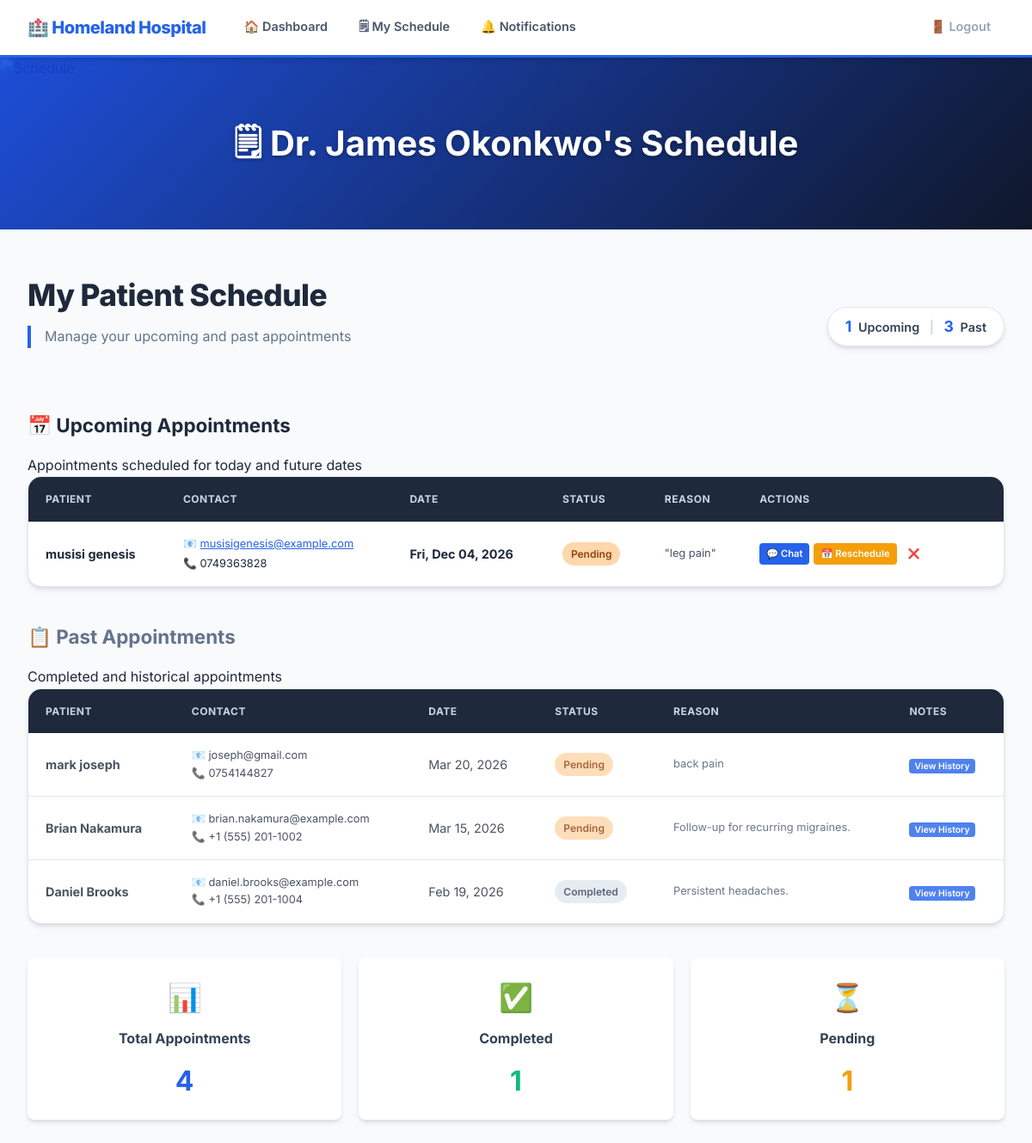
The app's page /doctor_appointments.php (signed in) with its own data.
### tables this page shows
CREATE TABLE `appointments` (
  `id` int(11) NOT NULL,
  `patient_id` int(11) NOT NULL,
  `doctor_id` int(11) NOT NULL,
  `appointment_date` date NOT NULL,
  `message` text DEFAULT NULL,
  `status` enum('pending','confirmed','cancelled','completed') NOT NULL DEFAULT 'pending',
  `created_at` timestamp NOT NULL DEFAULT current_timestamp()
);

CREATE TABLE `patients` (
  `id` int(11) NOT NULL,
  `name` varchar(120) NOT NULL,
  `email` varchar(180) NOT NULL,
  `password` varchar(255) NOT NULL,
  `phone` varchar(30) DEFAULT NULL,
  `created_at` timestamp NOT NULL DEFAULT current_timestamp()
);

### doctor_appointments.php (the view, shortened to what this page needs)
<?php
include "config.php";
$doctor_id = (int)$_SESSION['user_id'];
$doctor_name = htmlspecialchars($_SESSION['user_name']);
$sql = "SELECT
            a.id,
            a.appointment_date,
            a.message,
            a.status,
            p.id AS patient_id,
            p.name AS patient_name,
            p.email AS patient_email,
            p.phone AS patient_phone
        FROM appointments a
        JOIN patients p ON a.patient_id = p.id
        WHERE a.doctor_id = $doctor_id
        ORDER BY a.appointment_date DESC";
$result = mysqli_query($conn, $sql);
$upcoming = [];
$past = [];
$today = date('Y-m-d');
if ($result && mysqli_num_rows($result) > 0) {
    while ($row = mysqli_fetch_assoc($result)) {
        if ($row['appointment_date'] >= $today) {
            $upcoming[] = $row;
        } else {
            $past[] = $row;
        }
    }
}
$total_appointments = count($upcoming) + count($past);
?>
<!DOCTYPE html>
<html lang="en">
<head>
    <link rel="stylesheet" href="style.css">
</head>
<body>
<nav>
    <span class="nav-brand">🏥 Homeland Hospital</span>
    <a href="dashboard.php">🏠 Dashboard</a>
    <a href="doctor_appointments.php" class="active">🗒 My Schedule</a>
    <a href="notifications.php">🔔 Notifications</a>
    <a href="logout.php" class="nav-logout">🚪 Logout</a>
</nav>
<div class="banner">
    <img src="https://images.unsplash.com/photo-1612349317150-e413f6a5b16d?w=1200&auto=format&fit=crop&q=70" alt="Schedule">
    <h2>🗒 Dr. <?php echo $doctor_name; ?>'s Schedule</h2>
</div>
<div class="wrap">
    <?php if ($total_appointments === 0): ?>
        <div class="empty">
            <span class="eic">📋</span>
            <h3>No appointments yet</h3>
            <p>No patients have booked appointments with you yet.</p>
            <p style="margin-top: 20px; color: var(--gray-500);">Check back later or update your availability.</p>
        </div>
    <?php else: ?>
        <div class="sch-head">
            <div>
                <h2 class="page-title">My Patient Schedule</h2>
                <p class="page-sub">Manage your upcoming and past appointments</p>
            </div>
            <div class="stat-chip">
                <strong><?php echo count($upcoming); ?></strong> Upcoming
                <span style="margin: 0 8px; color: var(--gray-300);">|</span>
                <strong><?php echo count($past); ?></strong> Past
            </div>
        </div>
        <?php if (count($upcoming) > 0): ?>
            <div class="section-header">
                <h3 class="sec-label">📅 Upcoming Appointments</h3>
                <p class="section-desc">Appointments scheduled for today and future dates</p>
            </div>
            <div class="tbl-wrap a1">
                <table>
                    <thead>
                        <tr>
                            <th>Patient</th>
                            <th>Contact</th>
                            <th>Date</th>
                            <th>Status</th>
                            <th>Reason</th>
                            <th>Actions</th>
                        </tr>
                    </thead>
                    <tbody>
                        <?php foreach ($upcoming as $row): ?>
                        <tr>
                            <td>
                                <strong><?php echo htmlspecialchars($row['patient_name']); ?></strong>
                            </td>
                            <td>
                                <div style="font-size: 0.8rem;">
                                    <div>📧 <a href="mailto:<?php echo htmlspecialchars($row['patient_email']); ?>" style="color: var(--primary);">
                                        <?php echo htmlspecialchars($row['patient_email']); ?>
                                    </a></div>
                                    <?php if (!empty($row['patient_phone'])): ?>
                                        <div style="margin-top: 3px;">📞 <?php echo htmlspecialchars($row['patient_phone']); ?></div>
                                    <?php endif; ?>
                                </div>
                            </td>
                            <td>
                                <strong><?php echo date('D, M d, Y', strtotime($row['appointment_date'])); ?></strong>
                            </td>
                            <td>
                                <span class="status-badge status-<?php echo $row['status']; ?>">
                                    <?php echo ucfirst($row['status']); ?>
                                </span>
                            </td>
                            <td>
                                <?php if (!empty($row['message'])): ?>
                                    <div style="max-width: 200px; font-size: 0.8rem; color: var(--gray-600);">
                                        "<?php echo htmlspecialchars(substr($row['message'], 0, 50)) . (strlen($row['message']) > 50 ? '...' : ''); ?>"
                                    </div>
                                <?php else: ?>
                                    <span style="color: var(--gray-400);">—</span>
                                <?php endif; ?>
                            </td>
                            <td>
                                <?php if (in_array($row['status'], ['pending', 'confirmed', 'rescheduled'])): ?>
                                    <div class="action-buttons">
                                        <a href="chat.php?appointment_id=<?php echo $row['id']; ?>"
                                           class="action-btn btn-chat"
                                           title="Chat with patient">
                                            💬 Chat
                                        </a>
                                        <a href="appointment_action.php?id=<?php echo $row['id']; ?>&action=reschedule"
                                           class="action-btn btn-reschedule"
                                           title="Reschedule appointment">
                                            📅 Reschedule
                                        </a>
                                        <a href="appointment_action.php?id=<?php echo $row['id']; ?>&action=cancel"
                                           class="action-btn btn-cancel"
                                           title="Cancel appointment"
                                           onclick="return confirm('Are you sure you want to cancel this appointment?');">
                                            ❌ Cancel
                                        </a>
                                    </div>
                                <?php else: ?>
                                    <span style="color: var(--gray-400); font-size: 0.8rem;">No actions</span>
                                <?php endif; ?>
                            </td>
                        </tr>
                        <?php endforeach; ?>
                    </tbody>
                </table>
            </div>
        <?php endif; ?>
        <?php if (count($past) > 0): ?>
            <div style="margin-top: 40px;">
                <div class="section-header">
                    <h3 class="sec-label past">📋 Past Appointments</h3>
                    <p class="section-desc">Completed and historical appointments</p>
                </div>
                <div class="tbl-wrap a2">
                    <table>
                        <thead>
                            <tr>
                                <th>Patient</th>
                                <th>Contact</th>
                                <th>Date</th>
                                <th>Status</th>
                                <th>Reason</th>
                                <th>Notes</th>
                            </tr>
                        </thead>
                        <tbody>
                            <?php foreach ($past as $row): ?>
                            <tr style="opacity: 0.8;">
                                <td>
                                    <strong><?php echo htmlspecialchars($row['patient_name']); ?></strong>
                                </td>
                                <td>
                                    <div style="font-size: 0.8rem;">
                                        <div>📧 <?php echo htmlspecialchars($row['patient_email']); ?></div>
                                        <?php if (!empty($row['patient_phone'])): ?>
                                            <div>📞 <?php echo htmlspecialchars($row['patient_phone']); ?></div>
                                        <?php endif; ?>
                                    </div>
                                </td>
                                <td>
                                    <?php echo date('M d, Y', strtotime($row['appointment_date'])); ?>
                                </td>
                                <td>
                                    <span class="status-badge status-<?php echo $row['status']; ?>">
                                        <?php echo ucfirst($row['status']); ?>
                                    </span>
                                </td>
                                <td>
                                    <?php if (!empty($row['message'])): ?>
                                        <div style="font-size: 0.8rem; color: var(--gray-600);">
                                            <?php echo htmlspecialchars($row['message']); ?>
                                        </div>
                                    <?php else: ?>
                                        <span style="color: var(--gray-400);">—</span>
                                    <?php endif; ?>
                                </td>
                                <td>
                                    <a href="chat.php?appointment_id=<?php echo $row['id']; ?>"
                                       class="action-btn btn-chat"
                                       style="padding: 2px 6px; font-size: 0.65rem;">
                                        View History
                                    </a>
                                </td>
                            </tr>
                            <?php endforeach; ?>
                        </tbody>
                    </table>
                </div>
            </div>
        <?php endif; ?>
        <div style="margin-top: 40px; display: grid; grid-template-columns: repeat(auto-fit, minmax(200px, 1fr)); gap: 20px;">
            <div style="background: var(--white); padding: 20px; border-radius: var(--radius); box-shadow: var(--shadow); text-align: center;">
                <div style="font-size: 2rem; color: var(--primary);">📊</div>
                <h4 style="margin: 10px 0; color: var(--gray-700);">Total Appointments</h4>
                <p style="font-size: 2rem; font-weight: 700; color: var(--primary);"><?php echo $total_appointments; ?></p>
            </div>
            <div style="background: var(--white); padding: 20px; border-radius: var(--radius); box-shadow: var(--shadow); text-align: center;">
                <div style="font-size: 2rem; color: var(--success);">✅</div>
                <h4 style="margin: 10px 0; color: var(--gray-700);">Completed</h4>
                <p style="font-size: 2rem; font-weight: 700; color: var(--success);">
                    <?php
                    $completed = array_filter($past, function($a) { return $a['status'] === 'completed'; });
                    echo count($completed);
                    ?>
                </p>
            </div>
            <div style="background: var(--white); padding: 20px; border-radius: var(--radius); box-shadow: var(--shadow); text-align: center;">
                <div style="font-size: 2rem; color: var(--warning);">⏳</div>
                <h4 style="margin: 10px 0; color: var(--gray-700);">Pending</h4>
                <p style="font-size: 2rem; font-weight: 700; color: var(--warning);">
                    <?php
                    $pending = array_filter($upcoming, function($a) { return $a['status'] === 'pending'; });
                    echo count($pending);
                    ?>
                </p>
            </div>
        </div>
    <?php endif; ?>
</div>
</body>
</html>

### records on screen
appointments: patient.name "musisi genesis", patient.email "musisigenesis@example.com", patient.phone "0749363828", appointment_date "Fri, Dec 04, 2026", status "Pending", message "leg pain", status "1"
appointments: patient.name "mark joseph", patient.email "joseph@gmail.com", patient.phone "0754144827", appointment_date "Mar 20, 2026", status "Pending", message "back pain"
appointments: patient.name "Brian Nakamura", patient.email "brian.nakamura@example.com", patient.phone "+1 (555) 201-1002", appointment_date "Mar 15, 2026", status "Pending", message "Follow-up for recurring migraines."
appointments: patient.name "Daniel Brooks", patient.email "daniel.brooks@example.com", patient.phone "+1 (555) 201-1004", appointment_date "Feb 19, 2026", status "Completed", message "Persistent headaches."

### other values on screen
$doctor_name "James Okonkwo"
count($upcoming) "1"
count($past) "3"
$total_appointments "4"
count($completed) "1"
